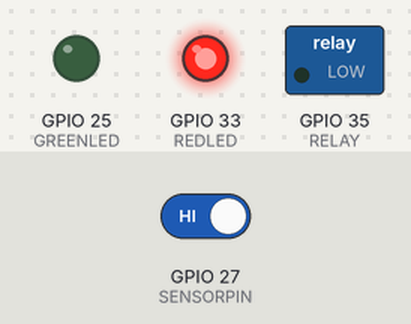
A sketch run on a simulated ESP32. On the bench: switched loads named in the sketch (green lamp = pin HIGH), output pins drawn as LEDs (lit = HIGH). Dashed ring = blinking. Inputs (shaded band) come from the test bench; at power-on: GPIO 27 (SENSORPIN) HIGH. What the sketch prints to the serial monitor is not drawn.

Above: at 1.2 s.
1.3 s: GPIO 27 (SENSORPIN) driven LOW
At 1.45 s:
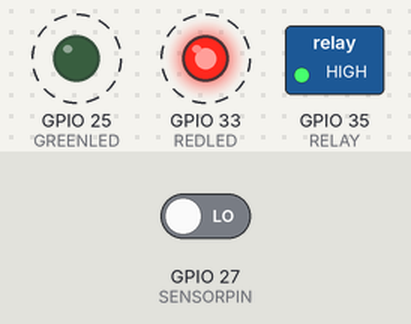
4.3 s: GPIO 27 (SENSORPIN) driven HIGH
At 4.3 s:
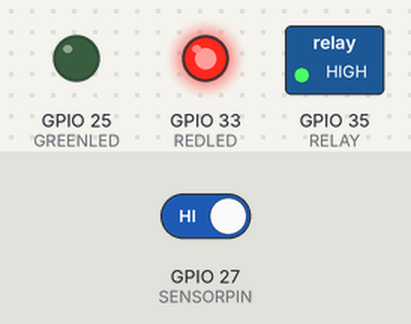
Timing chart, 0 to 7.3 s (numbered marks = the images above; inputs shaded):
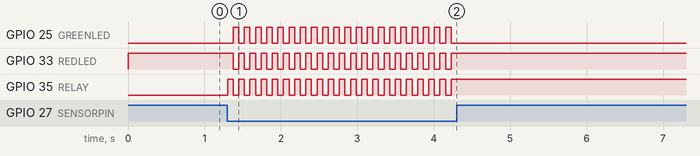

The sketch:

Smart_Lamp.ino
```cpp
const int RELAY = 35;
const int SENSORPIN = 27;
const int REDLED = 33;
const int GREENLED = 25;

bool LED_STATE = false;
void setup() {
  // put your setup code here, to run once:

  Serial.begin(9600); // Initialize serial communication for debugging
  pinMode(RELAY, OUTPUT);
  pinMode(SENSORPIN, INPUT); // Set the sensor pin as an input
  pinMode(REDLED, OUTPUT);
  pinMode(GREENLED, OUTPUT);
  digitalWrite(RELAY, LOW);
  digitalWrite(GREENLED, LOW);
  digitalWrite(REDLED, HIGH);
}

void loop() {
  int sensorValue = digitalRead(SENSORPIN);
  Serial.println(sensorValue);
  if ( LED_STATE == false) {
    if (sensorValue == LOW) {
      Serial.println("LED OFF!"); // Print a message when an obstacle is detected
      LED_STATE = true;
      digitalWrite(RELAY, HIGH);
      digitalWrite(GREENLED, LOW);
      digitalWrite(REDLED, HIGH);

      delay(70);
    }
  } else if (LED_STATE = true) {
    if (sensorValue == LOW) {
      Serial.println("LED ON!"); // Print a message when no obstacle is detected
      LED_STATE = false;
      digitalWrite(RELAY, LOW);
      digitalWrite(GREENLED, HIGH);
      digitalWrite(REDLED, LOW);
      delay(70);
    }
  }
  // put your main code here, to run repeatedly:
  delay(3);
}
```

Measured:
- after the input at 1.3 s, GPIO 25 (GREENLED), GPIO 33 (REDLED): alternates HIGH for 0.07 s and LOW for 0.07 s, starting after 0.08 s; GPIO 35 (RELAY): alternates HIGH for 0.07 s and LOW for 0.07 s, starting at once
- after the input at 4.3 s, GPIO 25 (GREENLED): stops changing and stays LOW; GPIO 33 (REDLED), GPIO 35 (RELAY): stops changing and stays HIGH
